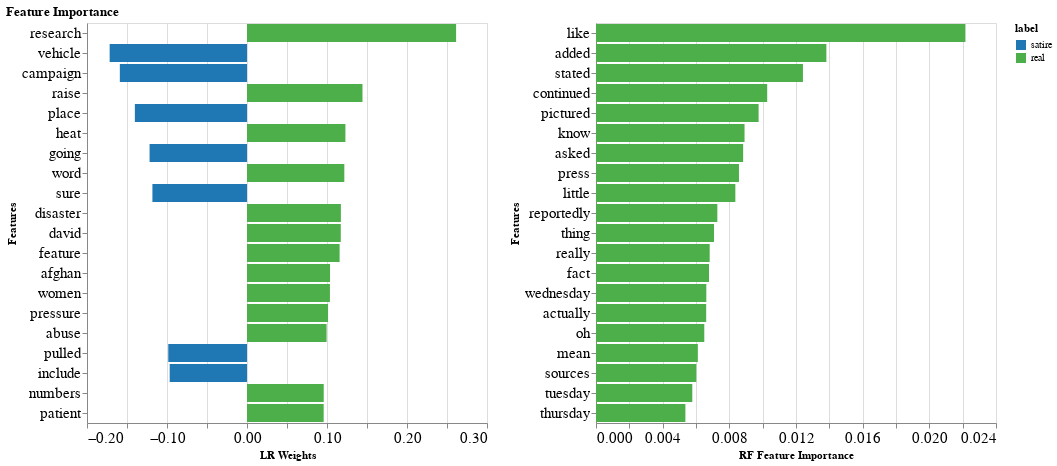

Here is the notebook cell this chart was saved with:
### Markdown cell above
Visulizations

### Code cell
combined_chart = (lr_chart | rf_chart).properties(
    title='Feature Importance'
        ).configure_axis(
            labelFontSize=10,
            titleFontSize=12
        ).configure_axis(
    labelFontSize=15
  )
combined_chart

### Figure 1 — Vega-Lite specification as saved in the notebook (floating-point values rounded to 4 significant figures)
{"config": {"view": {"continuousWidth": 400, "continuousHeight": 300}, "axis": {"labelFontSize": 15}}, "hconcat": [{"data": {"name": "data-0e29fd06808e10c7ee7e46ede3ab3cab"}, "mark": "bar", "encoding": {"color": {"field": "label", "scale": {"domain": ["satire", "real"], "range": ["#1F77B4", "#4DAF4A"]}, "type": "nominal"}, "x": {"field": "coef", "title": "LR Weights", "type": "quantitative"}, "y": {"field": "word", "sort": null, "title": "Features", "type": "nominal"}}, "height": 400, "width": 400}, {"data": {"name": "data-772ca5f7a59c44ae76ce8f815af0e90c"}, "mark": "bar", "encoding": {"color": {"value": "#4DAF4A"}, "x": {"field": "score", "title": "RF Feature Importance", "type": "quantitative"}, "y": {"field": "word", "sort": "-x", "title": "Features", "type": "nominal"}}, "height": 400, "width": 400}], "title": "Feature Importance", "$schema": "https://vega.github.io/schema/vega-lite/v4.17.0.json", "datasets": {"data-0e29fd06808e10c7ee7e46ede3ab3cab": [{"word": "research", "coef": 0.2614, "label": "real"}, {"word": "vehicle", "coef": -0.1717, "label": "satire"}, {"word": "campaign", "coef": -0.1589, "label": "satire"}, {"word": "raise", "coef": 0.1443, "label": "real"}, {"word": "place", "coef": -0.1402, "label": "satire"}, {"word": "heat", "coef": 0.123, "label": "real"}, {"word": "going", "coef": -0.1218, "label": "satire"}, {"word": "word", "coef": 0.1217, "label": "real"}, {"word": "sure", "coef": -0.1182, "label": "satire"}, {"word": "disaster", "coef": 0.1174, "label": "real"}, {"word": "david", "coef": 0.1172, "label": "real"}, {"word": "feature", "coef": 0.1158, "label": "real"}, {"word": "afghan", "coef": 0.1038, "label": "real"}, {"word": "women", "coef": 0.1037, "label": "real"}, {"word": "pressure", "coef": 0.1013, "label": "real"}, {"word": "abuse", "coef": 0.0995, "label": "real"}, {"word": "pulled", "coef": -0.0984, "label": "satire"}, {"word": "include", "coef": -0.09663, "label": "satire"}, {"word": "numbers", "coef": 0.0959, "label": "real"}, {"word": "patient", "coef": 0.09584, "label": "real"}], "data-772ca5f7a59c44ae76ce8f815af0e90c": [{"word": "like", "score": 0.02217}, {"word": "added", "score": 0.01382}, {"word": "stated", "score": 0.01242}, {"word": "continued", "score": 0.01027}, {"word": "pictured", "score": 0.009756}, {"word": "know", "score": 0.008912}, {"word": "asked", "score": 0.008829}, {"word": "press", "score": 0.008578}, {"word": "little", "score": 0.008361}, {"word": "reportedly", "score": 0.007281}, {"word": "thing", "score": 0.00708}, {"word": "really", "score": 0.006821}, {"word": "fact", "score": 0.00678}, {"word": "wednesday", "score": 0.006619}, {"word": "actually", "score": 0.006611}, {"word": "oh", "score": 0.006497}, {"word": "mean", "score": 0.006111}, {"word": "sources", "score": 0.006018}, {"word": "tuesday", "score": 0.005778}, {"word": "thursday", "score": 0.005363}]}}
